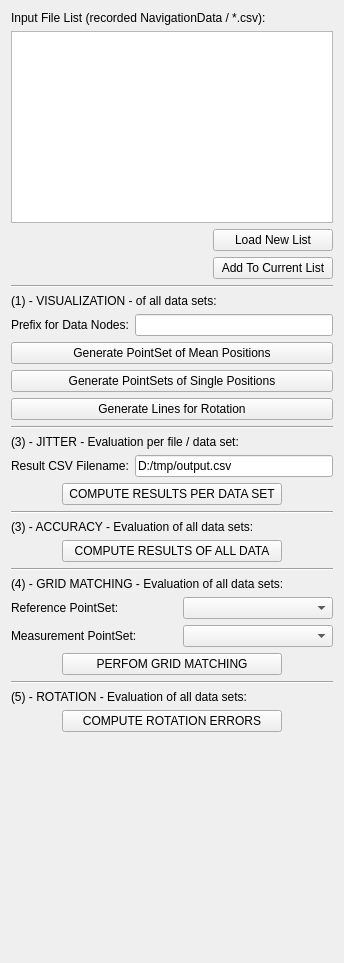
     <widget class="QWidget" name="tab">
      <attribute name="title">
       <string>Evaluation</string>
      </attribute>
      <layout class="QVBoxLayout" name="verticalLayout">
       <item>
        <widget class="QLabel" name="label">
         <property name="text">
          <string>Input File List (recorded NavigationData / *.csv):</string>
         </property>
        </widget>
       </item>
       <item>
        <widget class="QListWidget" name="m_FileList"/>
       </item>
       <item>
        <layout class="QHBoxLayout" name="horizontalLayout">
         <item>
          <spacer name="horizontalSpacer">
           <property name="orientation">
            <enum>Qt::Horizontal</enum>
           </property>
           <property name="sizeHint" stdset="0">
            <size>
             <width>40</width>
             <height>20</height>
            </size>
           </property>
          </spacer>
         </item>
         <item>
          <widget class="QPushButton" name="m_LoadInputFileList">
           <property name="minimumSize">
            <size>
             <width>120</width>
             <height>0</height>
            </size>
           </property>
           <property name="text">
            <string>Load New List</string>
           </property>
          </widget>
         </item>
        </layout>
       </item>
       <item>
        <layout class="QHBoxLayout" name="horizontalLayout_6">
         <item>
          <spacer name="horizontalSpacer_4">
           <property name="orientation">
            <enum>Qt::Horizontal</enum>
           </property>
           <property name="sizeHint" stdset="0">
            <size>
             <width>40</width>
             <height>20</height>
            </size>
           </property>
          </spacer>
         </item>
         <item>
          <widget class="QPushButton" name="m_AddToCurrentList">
           <property name="minimumSize">
            <size>
             <width>120</width>
             <height>0</height>
            </size>
           </property>
           <property name="text">
            <string>Add To Current List</string>
           </property>
          </widget>
         </item>
        </layout>
       </item>
       <item>
        <widget class="Line" name="line_3">
         <property name="orientation">
          <enum>Qt::Horizontal</enum>
         </property>
        </widget>
       </item>
       <item>
        <widget class="QLabel" name="label_17">
         <property name="text">
          <string>(1) - VISUALIZATION - of all data sets:</string>
         </property>
        </widget>
       </item>
       <item>
        <layout class="QHBoxLayout" name="horizontalLayout_17">
         <item>
          <widget class="QLabel" name="label_18">
           <property name="text">
            <string>Prefix for Data Nodes:</string>
           </property>
          </widget>
         </item>
         <item>
          <widget class="QLineEdit" name="m_prefix"/>
         </item>
        </layout>
       </item>
       <item>
        <widget class="QPushButton" name="m_GeneratePointSetOfMeanPositions">
         <property name="text">
          <string>Generate PointSet of Mean Positions</string>
         </property>
        </widget>
       </item>
       <item>
        <widget class="QPushButton" name="m_GeneratePointSetsOfSinglePositions">
         <property name="text">
          <string>Generate PointSets of Single Positions</string>
         </property>
        </widget>
       </item>
       <item>
        <widget class="QPushButton" name="m_GenerateRotationLines">
         <property name="text">
          <string>Generate Lines for Rotation</string>
         </property>
        </widget>
       </item>
       <item>
        <widget class="Line" name="line_4">
         <property name="orientation">
          <enum>Qt::Horizontal</enum>
         </property>
        </widget>
       </item>
       <item>
        <widget class="QLabel" name="label_19">
         <property name="text">
          <string>(3) - JITTER - Evaluation per file / data set:</string>
         </property>
        </widget>
       </item>
       <item>
        <layout class="QHBoxLayout" name="horizontalLayout_2">
         <item>
          <widget class="QLabel" name="label_2">
           <property name="text">
            <string>Result CSV Filename:</string>
           </property>
          </widget>
         </item>
         <item>
          <widget class="QLineEdit" name="m_OutputFilename">
           <property name="text">
            <string>D:/tmp/output.csv</string>
           </property>
          </widget>
         </item>
        </layout>
       </item>
       <item>
        <layout class="QHBoxLayout" name="horizontalLayout_3">
         <item>
          <spacer name="horizontalSpacer_2">
           <property name="orientation">
            <enum>Qt::Horizontal</enum>
           </property>
           <property name="sizeHint" stdset="0">
            <size>
             <width>40</width>
             <height>20</height>
            </size>
           </property>
          </spacer>
         </item>
         <item>
          <widget class="QPushButton" name="m_StartEvaluation">
           <property name="minimumSize">
            <size>
             <width>220</width>
             <height>0</height>
            </size>
           </property>
           <property name="maximumSize">
            <size>
             <width>200</width>
             <height>50</height>
            </size>
           </property>
           <property name="text">
            <string>COMPUTE RESULTS PER DATA SET</string>
           </property>
          </widget>
         </item>
         <item>
          <spacer name="horizontalSpacer_3">
           <property name="orientation">
            <enum>Qt::Horizontal</enum>
           </property>
           <property name="sizeHint" stdset="0">
            <size>
             <width>40</width>
             <height>20</height>
            </size>
           </property>
          </spacer>
         </item>
        </layout>
       </item>
       <item>
        <widget class="Line" name="line_5">
         <property name="orientation">
          <enum>Qt::Horizontal</enum>
         </property>
        </widget>
       </item>
       <item>
        <widget class="QLabel" name="label_20">
         <property name="text">
          <string>(3) - ACCURACY - Evaluation of all data sets:</string>
         </property>
        </widget>
       </item>
       <item>
        <layout class="QHBoxLayout" name="horizontalLayout_16">
         <item>
          <spacer name="horizontalSpacer_16">
           <property name="orientation">
            <enum>Qt::Horizontal</enum>
           </property>
           <property name="sizeHint" stdset="0">
            <size>
             <width>40</width>
             <height>20</height>
            </size>
           </property>
          </spacer>
         </item>
         <item>
          <widget class="QPushButton" name="m_StartEvaluationAll">
           <property name="minimumSize">
            <size>
             <width>220</width>
             <height>0</height>
            </size>
           </property>
           <property name="maximumSize">
            <size>
             <width>200</width>
             <height>50</height>
            </size>
           </property>
           <property name="text">
            <string>COMPUTE RESULTS OF ALL DATA</string>
           </property>
          </widget>
         </item>
         <item>
          <spacer name="horizontalSpacer_17">
           <property name="orientation">
            <enum>Qt::Horizontal</enum>
           </property>
           <property name="sizeHint" stdset="0">
            <size>
             <width>40</width>
             <height>20</height>
            </size>
           </property>
          </spacer>
         </item>
        </layout>
       </item>
       <item>
        <widget class="Line" name="line_6">
         <property name="orientation">
          <enum>Qt::Horizontal</enum>
         </property>
        </widget>
       </item>
       <item>
        <widget class="QLabel" name="label_21">
         <property name="text">
          <string>(4) - GRID MATCHING - Evaluation of all data sets:</string>
         </property>
        </widget>
       </item>
       <item>
        <layout class="QHBoxLayout" name="horizontalLayout_19">
         <item>
          <widget class="QLabel" name="label_22">
           <property name="text">
            <string>Reference PointSet:</string>
           </property>
          </widget>
         </item>
         <item>
          <spacer name="horizontalSpacer_20">
           <property name="orientation">
            <enum>Qt::Horizontal</enum>
           </property>
           <property name="sizeHint" stdset="0">
            <size>
             <width>40</width>
             <height>20</height>
            </size>
           </property>
          </spacer>
         </item>
         <item>
          <widget class="QmitkDataStorageComboBox" name="m_ReferencePointSetComboBox">
           <property name="minimumSize">
            <size>
             <width>150</width>
             <height>0</height>
            </size>
           </property>
          </widget>
         </item>
        </layout>
       </item>
       <item>
        <layout class="QHBoxLayout" name="horizontalLayout_20">
         <item>
          <widget class="QLabel" name="label_23">
           <property name="text">
            <string>Measurement PointSet:</string>
           </property>
          </widget>
         </item>
         <item>
          <spacer name="horizontalSpacer_21">
           <property name="orientation">
            <enum>Qt::Horizontal</enum>
           </property>
           <property name="sizeHint" stdset="0">
            <size>
             <width>40</width>
             <height>20</height>
            </size>
           </property>
          </spacer>
         </item>
         <item>
          <widget class="QmitkDataStorageComboBox" name="m_MeasurementPointSetComboBox">
           <property name="minimumSize">
            <size>
             <width>150</width>
             <height>0</height>
            </size>
           </property>
          </widget>
         </item>
        </layout>
       </item>
       <item>
        <layout class="QHBoxLayout" name="horizontalLayout_18">
         <item>
          <spacer name="horizontalSpacer_18">
           <property name="orientation">
            <enum>Qt::Horizontal</enum>
           </property>
           <property name="sizeHint" stdset="0">
            <size>
             <width>40</width>
             <height>20</height>
            </size>
           </property>
          </spacer>
         </item>
         <item>
          <widget class="QPushButton" name="m_GridMatching">
           <property name="minimumSize">
            <size>
             <width>220</width>
             <height>0</height>
            </size>
           </property>
           <property name="maximumSize">
            <size>
             <width>200</width>
             <height>50</height>
            </size>
           </property>
           <property name="text">
            <string>PERFOM GRID MATCHING</string>
           </property>
          </widget>
         </item>
         <item>
          <spacer name="horizontalSpacer_19">
           <property name="orientation">
            <enum>Qt::Horizontal</enum>
           </property>
           <property name="sizeHint" stdset="0">
            <size>
             <width>40</width>
             <height>20</height>
            </size>
           </property>
          </spacer>
         </item>
        </layout>
       </item>
       <item>
        <widget class="Line" name="line_7">
         <property name="orientation">
          <enum>Qt::Horizontal</enum>
         </property>
        </widget>
       </item>
       <item>
        <widget class="QLabel" name="label_24">
         <property name="text">
          <string>(5) - ROTATION - Evaluation of all data sets:</string>
         </property>
        </widget>
       </item>
       <item>
        <layout class="QHBoxLayout" name="horizontalLayout_21">
         <item>
          <spacer name="horizontalSpacer_22">
           <property name="orientation">
            <enum>Qt::Horizontal</enum>
           </property>
           <property name="sizeHint" stdset="0">
            <size>
             <width>40</width>
             <height>20</height>
            </size>
           </property>
          </spacer>
         </item>
         <item>
          <widget class="QPushButton" name="m_ComputeRotation">
           <property name="minimumSize">
            <size>
             <width>220</width>
             <height>0</height>
            </size>
           </property>
           <property name="maximumSize">
            <size>
             <width>200</width>
             <height>50</height>
            </size>
           </property>
           <property name="text">
            <string>COMPUTE ROTATION ERRORS</string>
           </property>
          </widget>
         </item>
         <item>
          <spacer name="horizontalSpacer_23">
           <property name="orientation">
            <enum>Qt::Horizontal</enum>
           </property>
           <property name="sizeHint" stdset="0">
            <size>
             <width>40</width>
             <height>20</height>
            </size>
           </property>
          </spacer>
         </item>
        </layout>
       </item>
       <item>
        <spacer name="spacer1">
         <property name="orientation">
          <enum>Qt::Vertical</enum>
         </property>
         <property name="sizeType">
          <enum>QSizePolicy::Expanding</enum>
         </property>
         <property name="sizeHint" stdset="0">
          <size>
           <width>20</width>
           <height>220</height>
          </size>
         </property>
        </spacer>
       </item>
      </layout>
     </widget>
